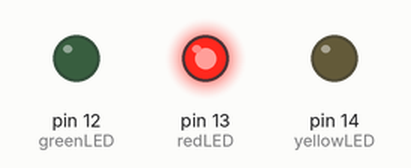
This sketch was run on a simulated Arduino Uno, built with avr-gcc and run on an emulated ATmega328P. On the bench: output pins drawn as LEDs (lit = HIGH).

Above: at 1.5 s.
At 3.5 s:
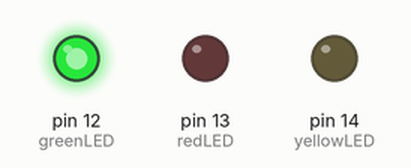
At 6.5 s:
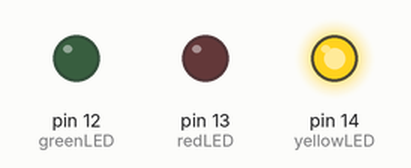
Timing chart, 0 to 11.7 s (numbered marks = the images above):
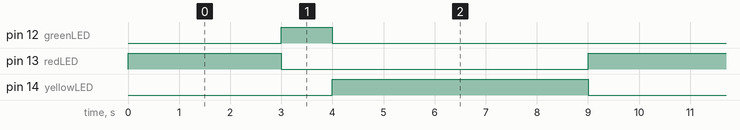

The sketch:

trafficlite.ino
```cpp
// Traffic Light Project

// Pin definitions
const int redLED = 13;
const int greenLED = 12;
const int yellowLED = 14;

// Time delay (in milliseconds) for each state
const int redDuration = 3000;     // 3 seconds for red light
const int greenDuration = 1000;   // 3 seconds for green light
const int yellowDuration = 5000;  // 1 second for yellow light

void setup() {
  // Initialize the LED pins as output
  pinMode(redLED, OUTPUT);
  pinMode(greenLED, OUTPUT);
  pinMode(yellowLED, OUTPUT);
}

void loop() {
  // Traffic light sequence: Red -> Green -> Yellow
  // Red light
  digitalWrite(redLED, HIGH);
  digitalWrite(greenLED, LOW);
  digitalWrite(yellowLED, LOW);
  delay(redDuration);

  // Green light
  digitalWrite(redLED, LOW);
  digitalWrite(greenLED, HIGH);
  digitalWrite(yellowLED, LOW);
  delay(greenDuration);

  // Yellow light
  digitalWrite(redLED, LOW);
  digitalWrite(greenLED, LOW);
  digitalWrite(yellowLED, HIGH);
  delay(yellowDuration);
}
```

Measured:
- by itself, pin 12 (greenLED): alternates HIGH for 1.0 s and LOW for 8.0 s
- by itself, pin 13 (redLED): alternates HIGH for 3.0 s and LOW for 6.0 s
- by itself, pin 14 (yellowLED): alternates HIGH for 5.0 s and LOW for 4.0 s
